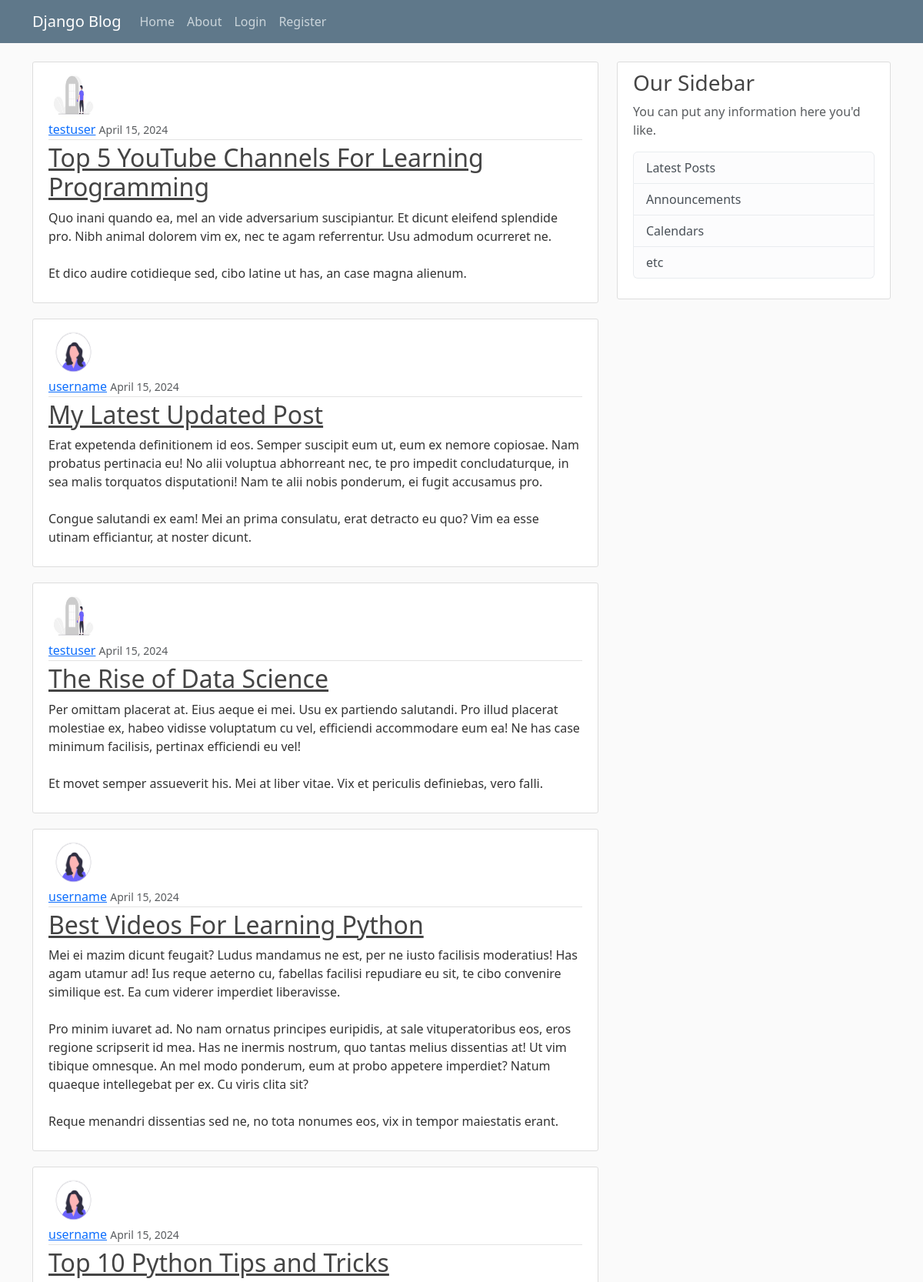
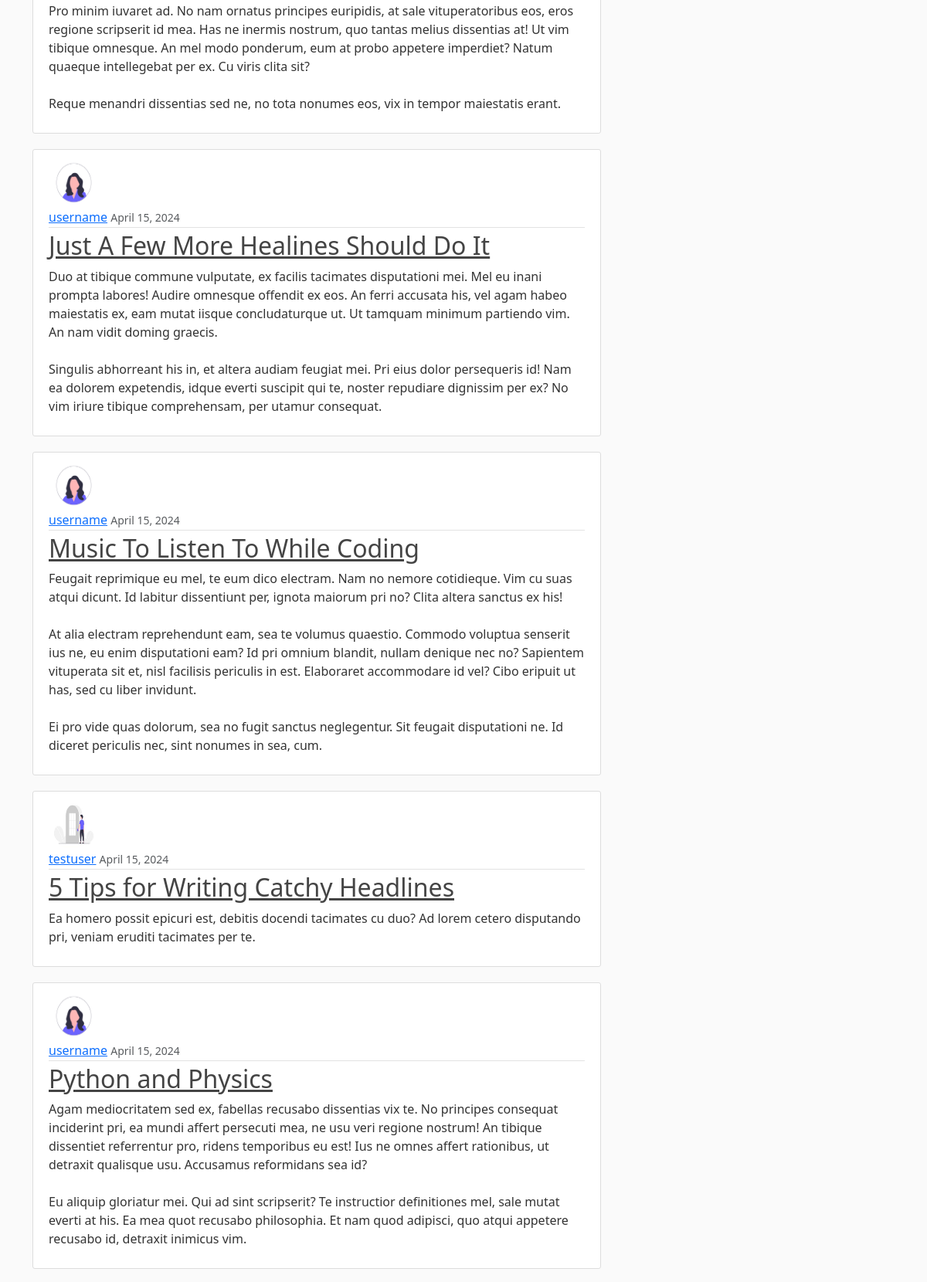
The page / (upper part) on the database its author committed (2 pictures, top to bottom).
### blog/models.py (models this page shows, shortened)
class Post(models.Model):
    title= models.CharField(max_length=200)
    content = models.TextField()
    date_posted= models.DateTimeField(default=timezone.now)
    author= models.ForeignKey(User, on_delete=models.CASCADE)
    """
    redirect user after form submission successfully,
    it allows you to get URL for an instance of that model

    """

### users/models.py (models this page shows, shortened)
class Profile(models.Model):
    user=models.OneToOneField(User, on_delete=models.CASCADE)
    image=models.ImageField(default='default.jpg', upload_to='profile')
    """
    method already exist in parent class
    and runs every time after out model is save.
    resizing image
    """
    def save(self):
        super().save()
        img = Image.open(self.image.path)
        if img.height > 300 or img.width > 300:
            output_size = (300, 300)
            img.thumbnail(output_size)
            img.save(self.image.path)

### blog/views.py (the view)
# urls.py: path('',PostListView.as_view(), name='blog-home' ),
class PostListView(ListView):
    model = Post
    template_name= 'blog/home.html' #<app>/<model>_<viewtype>.html
    context_object_name = 'posts'
    ordering = ['-date_posted'] # order by latest post

### blog/templates/blog/home.html
{% extends "blog/base.html"%}
{% block content %}
    {% for post in posts %}
    <article class="media content-section">
      <img class=" rounded-circle article-img" src="{{post.author.profile.image.url}}" alt="">
        <div class="media-body">
          <div class="article-metadata">
            <a class="mr-2" href="#">{{ post.author }}</a>
            <small class="text-muted">{{ post.date_posted | date:" F d, Y" }}</small>
          </div>
          <h2><a class="article-title" href="{% url 'post-detail' post.id %}">{{ post.title }}</a></h2>
          <p class="article-content">{{ post.content }}</p>
        </div>
      </article>
    {% endfor %}
{% endblock content %}

### blog/templates/blog/base.html (shortened to what this page needs)
{% load static %}
<!doctype html>
<html lang="en">
  <head>
    <link href="https://cdn.jsdelivr.net/npm/bootstrap@5.3.3/dist/css/bootstrap.min.css" rel="stylesheet">
    <link rel="stylesheet" href="{% static 'blog/main.css' %}">
  </head>
  <body>
    <header class="site-header">
        <nav class="navbar navbar-expand-md navbar-dark bg-steel fixed-top">
          <div class="container">
            <a class="navbar-brand mr-4" href="{%  url 'blog-home'%}">Django Blog</a>
            <div class="collapse navbar-collapse" id="navbarToggle">
              <div class="navbar-nav mr-auto">
                <a class="nav-item nav-link" href="{% url 'blog-home' %}">Home</a>
                <a class="nav-item nav-link" href="{% url 'blog-about'%}">About</a>
              </div>
              <div class="navbar-nav">
                {% if user.is_authenticated %}
                <form  method="post" action="{% url 'logout' %}">
                  {% csrf_token %}
                  <button class="nav-link" type="submit">logout</button>
              </form>
                <a class="nav-item nav-link" href="{% url 'post-create' %}"> New Post</a>
                <a class="nav-item nav-link" href="{% url 'profile' %}">Profile</a>
                <div style="margin-right: 1rem;">
                  <a class="nav-link "> {{user.username}}</a>
                </div>
                {% else %}
                <a class="nav-item nav-link" href="{% url 'login' %}">Login</a>
                <a class="nav-item nav-link" href="{% url 'register'%}">Register</a>
                {% endif %}
              </div>
            </div>
          </div>
        </nav>
      </header>
      <main role="main" class="container">
        <div class="row">
          <div class="col-md-8">
            {% block content %}{% endblock %}
          </div>
          <div class="col-md-4">
            <div class="content-section">
              <h3>Our Sidebar</h3>
              <p class='text-muted'>You can put any information here you'd like.
                <ul class="list-group">
                  <li class="list-group-item list-group-item-light">Latest Posts</li>
                  <li class="list-group-item list-group-item-light">Announcements</li>
                  <li class="list-group-item list-group-item-light">Calendars</li>
                  <li class="list-group-item list-group-item-light">etc</li>
                </ul>
              </p>
            </div>
          </div>
        </div>
      </main>
  </body>
</html>

### blog/static/blog/main.css (style rules this page uses)
body { background: #fafafa; color: #333333; margin-top: 5rem; }
h1, h2, h3, h4, h5, h6 { color: #444444; }
ul { margin: 0; }
.bg-steel { background-color: #5f788a; }
.site-header .navbar-nav .nav-link { color: #cbd5db; }
.content-section { background: #ffffff; padding: 10px 20px; border: 1px solid #dddddd; border-radius: 3px; margin-bottom: 20px; }
.article-title { color: #444444; }
.article-content { white-space: pre-line; }
.article-img { height: 65px; width: 65px; margin-right: 16px; }
.article-metadata { padding-bottom: 1px; margin-bottom: 4px; border-bottom: 1px solid #e3e3e3 }

### rows shown on the page
Post: author.profile.image (placeholder picture), author "testuser", date_posted "April 15, 2024", title "Top 5 YouTube Channels For Learning Programming", content "Quo inani quando ea, mel an vide adversarium suscipiantur. Et dicunt eleifend splendide pro. Nibh animal dolorem vim ex, nec te agam referrentur. Usu admodum ocurreret ne. Et dico audire cotidieque sed, cibo latine ut has, an case magna alienum."
Post: author.profile.image (picture), author "username", date_posted "April 15, 2024", title "My Latest Updated Post", content "Erat expetenda definitionem id eos. Semper suscipit eum ut, eum ex nemore copiosae. Nam probatus pertinacia eu! No alii voluptua abhorreant nec, te pro impedit concludaturque, in sea malis torquatos disputationi! Nam te alii nobis ponderum, ei fugit accusamus pro. Congue salutandi ex eam! Mei an prima consulatu, erat detracto eu quo? Vim ea esse utinam efficiantur, at noster dicunt."
Post: author.profile.image (placeholder picture), author "testuser", date_posted "April 15, 2024", title "The Rise of Data Science", content "Per omittam placerat at. Eius aeque ei mei. Usu ex partiendo salutandi. Pro illud placerat molestiae ex, habeo vidisse voluptatum cu vel, efficiendi accommodare eum ea! Ne has case minimum facilisis, pertinax efficiendi eu vel! Et movet semper assueverit his. Mei at liber vitae. Vix et periculis definiebas, vero falli."
Post: author.profile.image (picture), author "username", date_posted "April 15, 2024", title "Best Videos For Learning Python", content "Mei ei mazim dicunt feugait? Ludus mandamus ne est, per ne iusto facilisis moderatius! Has agam utamur ad! Ius reque aeterno cu, fabellas facilisi repudiare eu sit, te cibo convenire similique est. Ea cum viderer imperdiet liberavisse. Pro minim iuvaret ad. No nam ornatus principes euripidis, at sale vituperatoribus eos, eros regione scripserit id mea. Has ne inermis nostrum, quo tantas melius dissentias at! Ut vim tibique omnesque. An mel modo ponderum, eum at probo appetere imperdiet? Natum quaeque intellegebat per ex. Cu viris clita sit? Reque menandri dissentias sed ne, no tota nonumes eos, vix in tempor maiestatis erant."
Post: author.profile.image (picture), author "username", date_posted "April 15, 2024", title "Top 10 Python Tips and Tricks", content "Pro minim iuvaret ad. No nam ornatus principes euripidis, at sale vituperatoribus eos, eros regione scripserit id mea. Has ne inermis nostrum, quo tantas melius dissentias at! Ut vim tibique omnesque. An mel modo ponderum, eum at probo appetere imperdiet? Natum quaeque intellegebat per ex. Cu viris clita sit? Reque menandri dissentias sed ne, no tota nonumes eos, vix in tempor maiestatis erant."
Post: author.profile.image (picture), author "username", date_posted "April 15, 2024", title "Just A Few More Healines Should Do It", content "Duo at tibique commune vulputate, ex facilis tacimates disputationi mei. Mel eu inani prompta labores! Audire omnesque offendit ex eos. An ferri accusata his, vel agam habeo maiestatis ex, eam mutat iisque concludaturque ut. Ut tamquam minimum partiendo vim. An nam vidit doming graecis. Singulis abhorreant his in, et altera audiam feugiat mei. Pri eius dolor persequeris id! Nam ea dolorem expetendis, idque everti suscipit qui te, noster repudiare dignissim per ex? No vim iriure tibique comprehensam, per utamur consequat."
Post: author.profile.image (picture), author "username", date_posted "April 15, 2024", title "Music To Listen To While Coding", content "Feugait reprimique eu mel, te eum dico electram. Nam no nemore cotidieque. Vim cu suas atqui dicunt. Id labitur dissentiunt per, ignota maiorum pri no? Clita altera sanctus ex his! At alia electram reprehendunt eam, sea te volumus quaestio. Commodo voluptua senserit ius ne, eu enim disputationi eam? Id pri omnium blandit, nullam denique nec no? Sapientem vituperata sit et, nisl facilisis periculis in est. Elaboraret accommodare id vel? Cibo eripuit ut has, sed cu liber invidunt. Ei pro vide quas dolorum, sea no fugit sanctus neglegentur. Sit feugait disputationi ne. Id diceret periculis nec, sint nonumes in sea, cum."
Post: author.profile.image (placeholder picture), author "testuser", date_posted "April 15, 2024", title "5 Tips for Writing Catchy Headlines", content "Ea homero possit epicuri est, debitis docendi tacimates cu duo? Ad lorem cetero disputando pri, veniam eruditi tacimates per te."
Post: author.profile.image (picture), author "username", date_posted "April 15, 2024", title "Python and Physics", content "Agam mediocritatem sed ex, fabellas recusabo dissentias vix te. No principes consequat inciderint pri, ea mundi affert persecuti mea, ne usu veri regione nostrum! An tibique dissentiet referrentur pro, ridens temporibus eu est! Ius ne omnes affert rationibus, ut detraxit qualisque usu. Accusamus reformidans sea id? Eu aliquip gloriatur mei. Qui ad sint scripserit? Te instructior definitiones mel, sale mutat everti at his. Ea mea quot recusabo philosophia. Et nam quod adipisci, quo atqui appetere recusabo id, detraxit inimicus vim."
